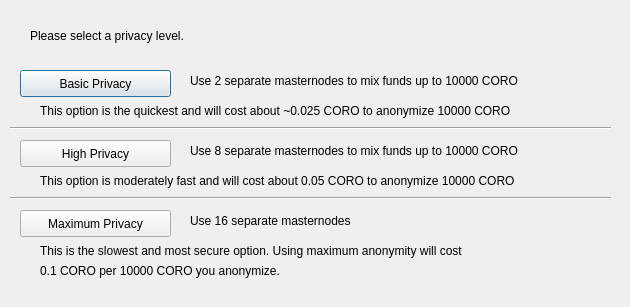
<?xml version="1.0" encoding="UTF-8"?>
<ui version="4.0">
 <class>ObfuscationConfig</class>
 <widget class="QDialog" name="ObfuscationConfig">
  <property name="geometry">
   <rect>
    <x>0</x>
    <y>0</y>
    <width>630</width>
    <height>307</height>
   </rect>
  </property>
  <property name="windowTitle">
   <string>Configure Obfuscation</string>
  </property>
  <widget class="QPushButton" name="buttonBasic">
   <property name="geometry">
    <rect>
     <x>20</x>
     <y>70</y>
     <width>151</width>
     <height>27</height>
    </rect>
   </property>
   <property name="text">
    <string>Basic Privacy</string>
   </property>
  </widget>
  <widget class="QPushButton" name="buttonHigh">
   <property name="geometry">
    <rect>
     <x>20</x>
     <y>140</y>
     <width>151</width>
     <height>27</height>
    </rect>
   </property>
   <property name="text">
    <string>High Privacy</string>
   </property>
  </widget>
  <widget class="QPushButton" name="buttonMax">
   <property name="geometry">
    <rect>
     <x>20</x>
     <y>210</y>
     <width>151</width>
     <height>27</height>
    </rect>
   </property>
   <property name="text">
    <string>Maximum Privacy</string>
   </property>
  </widget>
  <widget class="QLabel" name="label">
   <property name="geometry">
    <rect>
     <x>30</x>
     <y>20</y>
     <width>571</width>
     <height>31</height>
    </rect>
   </property>
   <property name="text">
    <string>Please select a privacy level.</string>
   </property>
  </widget>
  <widget class="QLabel" name="label_2">
   <property name="geometry">
    <rect>
     <x>190</x>
     <y>70</y>
     <width>421</width>
     <height>21</height>
    </rect>
   </property>
   <property name="text">
    <string>Use 2 separate masternodes to mix funds up to 10000 CORO</string>
   </property>
  </widget>
  <widget class="QLabel" name="label_3">
   <property name="geometry">
    <rect>
     <x>190</x>
     <y>140</y>
     <width>411</width>
     <height>21</height>
    </rect>
   </property>
   <property name="text">
    <string>Use 8 separate masternodes to mix funds up to 10000 CORO</string>
   </property>
  </widget>
  <widget class="QLabel" name="label_4">
   <property name="geometry">
    <rect>
     <x>190</x>
     <y>210</y>
     <width>421</width>
     <height>21</height>
    </rect>
   </property>
   <property name="text">
    <string>Use 16 separate masternodes</string>
   </property>
  </widget>
  <widget class="QLabel" name="label_6">
   <property name="geometry">
    <rect>
     <x>40</x>
     <y>100</y>
     <width>561</width>
     <height>21</height>
    </rect>
   </property>
   <property name="text">
    <string>This option is the quickest and will cost about ~0.025 CORO to anonymize 10000 CORO</string>
   </property>
  </widget>
  <widget class="QLabel" name="label_7">
   <property name="geometry">
    <rect>
     <x>40</x>
     <y>170</y>
     <width>561</width>
     <height>21</height>
    </rect>
   </property>
   <property name="text">
    <string>This option is moderately fast and will cost about 0.05 CORO to anonymize 10000 CORO</string>
   </property>
  </widget>
  <widget class="QLabel" name="label_8">
   <property name="geometry">
    <rect>
     <x>40</x>
     <y>240</y>
     <width>561</width>
     <height>21</height>
    </rect>
   </property>
   <property name="text">
    <string>This is the slowest and most secure option. Using maximum anonymity will cost</string>
   </property>
  </widget>
  <widget class="QLabel" name="label_9">
   <property name="geometry">
    <rect>
     <x>40</x>
     <y>260</y>
     <width>561</width>
     <height>21</height>
    </rect>
   </property>
   <property name="text">
    <string>0.1 CORO per 10000 CORO you anonymize.</string>
   </property>
  </widget>
  <widget class="Line" name="line">
   <property name="geometry">
    <rect>
     <x>10</x>
     <y>120</y>
     <width>601</width>
     <height>16</height>
    </rect>
   </property>
   <property name="orientation">
    <enum>Qt::Horizontal</enum>
   </property>
  </widget>
  <widget class="Line" name="line_2">
   <property name="geometry">
    <rect>
     <x>10</x>
     <y>190</y>
     <width>601</width>
     <height>16</height>
    </rect>
   </property>
   <property name="orientation">
    <enum>Qt::Horizontal</enum>
   </property>
  </widget>
 </widget>
 <resources/>
 <connections/>
</ui>
